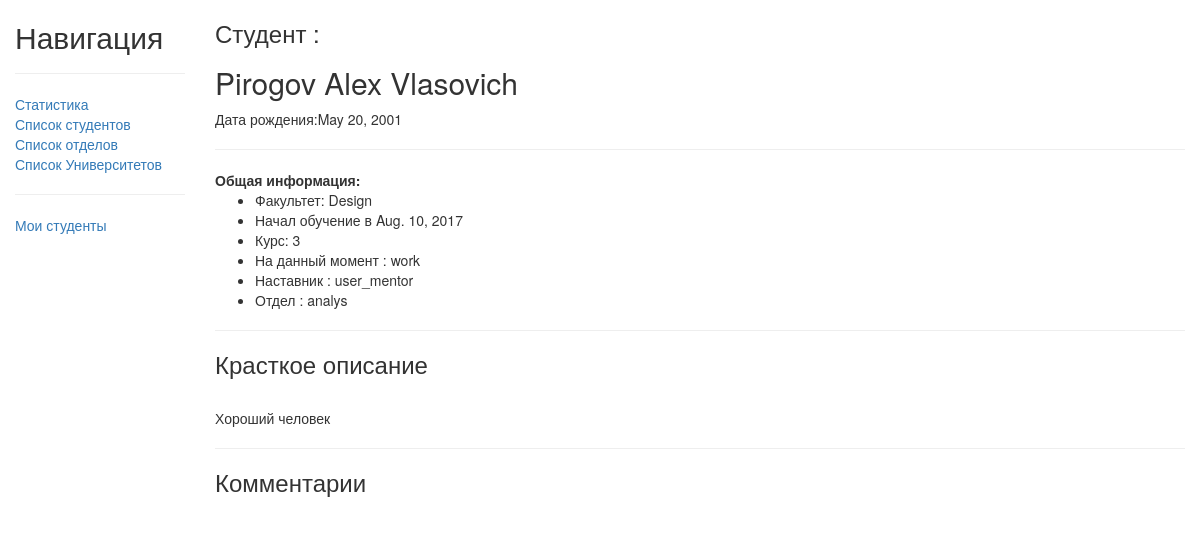
/catalog/student/2, run on the app's committed database.
### catalog/models.py (models this page shows, shortened)
class Student(models.Model):
    student_name = models.CharField(max_length=100, db_index=True)
    date_of_birth = models.DateField(null=True, blank=True)
    faculty = models.ForeignKey('Faculty', on_delete=models.PROTECT, null=True)
    STUDY = 'study'
    DEDUCTED = 'deducted'
    WORK = 'work'
    FIRED = 'fired'
    LOAN_STATUS = (
        (STUDY, 'Учится'),
        (DEDUCTED, 'Отчислен'),
        (WORK, 'Работает'),
        (FIRED, 'Уволен'),
    )
    status = models.CharField(max_length=50, choices=LOAN_STATUS, blank=True, default='s', help_text='статус ученика')
    summary = models.CharField(max_length=1000, db_index=True)
    mentor_id = models.ForeignKey('Profile', on_delete=models.PROTECT, null=True)
    department_id = models.ForeignKey('Department', on_delete=models.PROTECT, null=True)
    begin_of_study = models.DateField(null=True, blank=True)
    @property
    def calculate_course(self):
        if self.begin_of_study:
            today = datetime.date.today()
            return today.year - self.begin_of_study.year - (
                    (today.month, today.day) < (self.begin_of_study.month, self.begin_of_study.day))
        return 0
    class Meta:
        ordering = ['student_name']
    def __str__(self):
        return self.student_name

class Faculty(models.Model):
    faculty_name = models.CharField(max_length=200, db_index=True)
    university_id = models.ForeignKey('University',related_name='faculty_of_university', on_delete=models.PROTECT, null=True)
    def __str__(self):
        return self.faculty_name

class Profile(models.Model):
    user = models.OneToOneField(User, on_delete=models.CASCADE)
    role_of_user = models.CharField(max_length=100, db_index=True)
    department_id = models.ForeignKey('Department', on_delete=models.PROTECT, null=True)
    def __str__(self):
        return self.user.__str__()

class Department(models.Model):
    department_name = models.CharField(max_length=100, db_index=True)
    def __str__(self):
        return self.department_name

### catalog/views.py (the view, shortened to what this page needs)
# urls.py: re_path(r'^student/(?P<pk>\d+)$', views.StudentDetailView.as_view(), name='student-detail'),
class StudentDetailView(generic.DetailView):
    model = Student
    context_object_name = 'student'
    def get_context_data(self, **kwargs):
        context = super().get_context_data(**kwargs)
        context['comment_data'] = Comment.objects.filter(comment=self.object)
        print(context)
        return context

### catalog/templates/catalog/student_detail.html (shortened to what this page needs)
{% extends "base_generic.html" %}
{% block content %}
    <h3>Студент :</h3>
    <h2>{{ student.student_name }}</h2>
    Дата рождения:{{student.date_of_birth}}
    <hr>
    <b>Общая информация:</b>
    <ul>
        <li>Факультет: {{student.faculty}}</li>
        <li>Начал обучение в {{student.begin_of_study}}</li>
        <li>Курс: {{student.calculate_course}}</li>
        <li>На данный момент : {{student.status}}</li>
        <li>Наставник : {{student.mentor_id}}</li>
        <li>Отдел : {{student.department_id}}</li>
    </ul>
    <hr>
    <h3>Красткое описание</h3><br>
    {{student.summary}}
    <hr>
    <h3> Комментарии </h3> <br>
{% endblock %}

### data on the page
Student: student_name "Pirogov Alex Vlasovich", date_of_birth "May 20, 2001", faculty "Design", begin_of_study "Aug. 10, 2017", calculate_course "3", status "work", mentor_id "user_mentor", department_id "analys", summary "Хороший человек"
